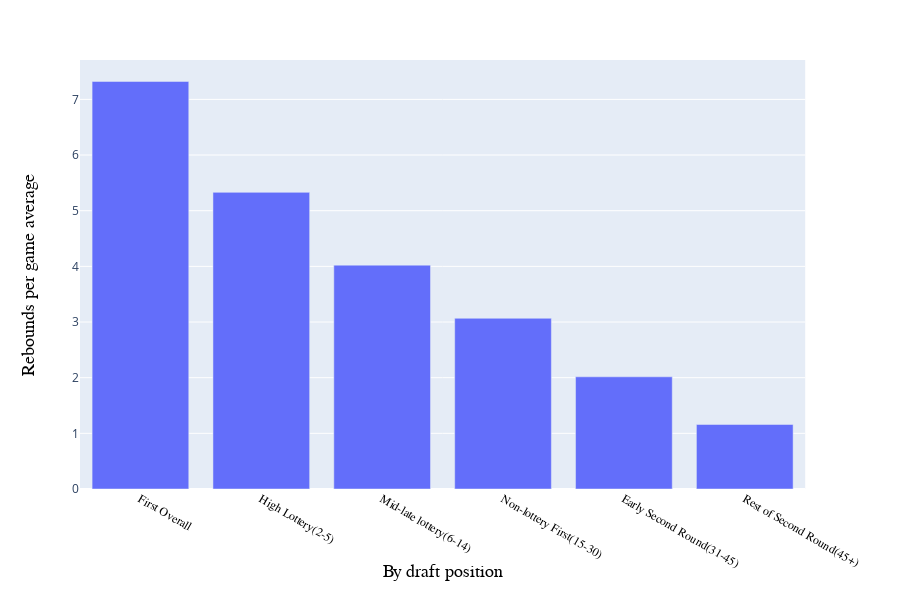

Write notebook code for a chart like this one.
### Markdown cell above
<img src = "https://github.com/silogramd/NBA-Draft-Project/blob/master/apg_graph.png?raw=true">

### Code cell
avg_rbs = [bucket1_df["trb_pg"].mean(), bucket2_df["trb_pg"].mean(), bucket3_df["trb_pg"].mean(),
              bucket4_df["trb_pg"].mean(), bucket5_df["trb_pg"].mean(), bucket6_df["trb_pg"].mean()]

temp = pd.DataFrame(list(zip(bucket_names, avg_rbs)), 
               columns =['Draft \'Bucket\'', 'Rebounds per game average']) 

fig2 = px.bar(temp, x='Draft \'Bucket\'', y='Rebounds per game average', labels = {"Draft \'Bucket\'": "By draft position"})
fig2.update_xaxes(title_font={"size":18, "family": "Georgia", "color":"black"},
                tickfont = {"size":12, "family": "Georgia", "color":"black"})
fig2.update_yaxes(title_font={"size":18, "family": "Georgia", "color":"black"})
#fig2.show()

### Figure 1 — Plotly figure (JSON) as saved in the notebook; plotly's stock layout.template omitted (floating-point values rounded to 4 significant figures)
{"data": [{"alignmentgroup": "True", "hoverlabel": {"namelength": 0}, "hovertemplate": "By draft position=%{x}<br>Rebounds per game average=%{y}", "legendgroup": "", "marker": {"color": "#636efa"}, "name": "", "offsetgroup": "", "orientation": "v", "showlegend": false, "textposition": "auto", "type": "bar", "x": ["First Overall", "High Lottery(2-5)", "Mid-late lottery(6-14)", "Non-lottery First(15-30)", "Early Second Round(31-45)", "Rest of Second Round(45+)"], "xaxis": "x", "y": [7.322, 5.33, 4.022, 3.067, 2.016, 1.159], "yaxis": "y"}], "layout": {"barmode": "relative", "height": 600, "legend": {"tracegroupgap": 0}, "margin": {"t": 60}, "xaxis": {"anchor": "y", "domain": [0, 0.98], "tickfont": {"color": "black", "family": "Georgia", "size": 12}, "title": {"font": {"color": "black", "family": "Georgia", "size": 18}, "text": "By draft position"}}, "yaxis": {"anchor": "x", "domain": [0, 1], "title": {"font": {"color": "black", "family": "Georgia", "size": 18}, "text": "Rebounds per game average"}}}}
